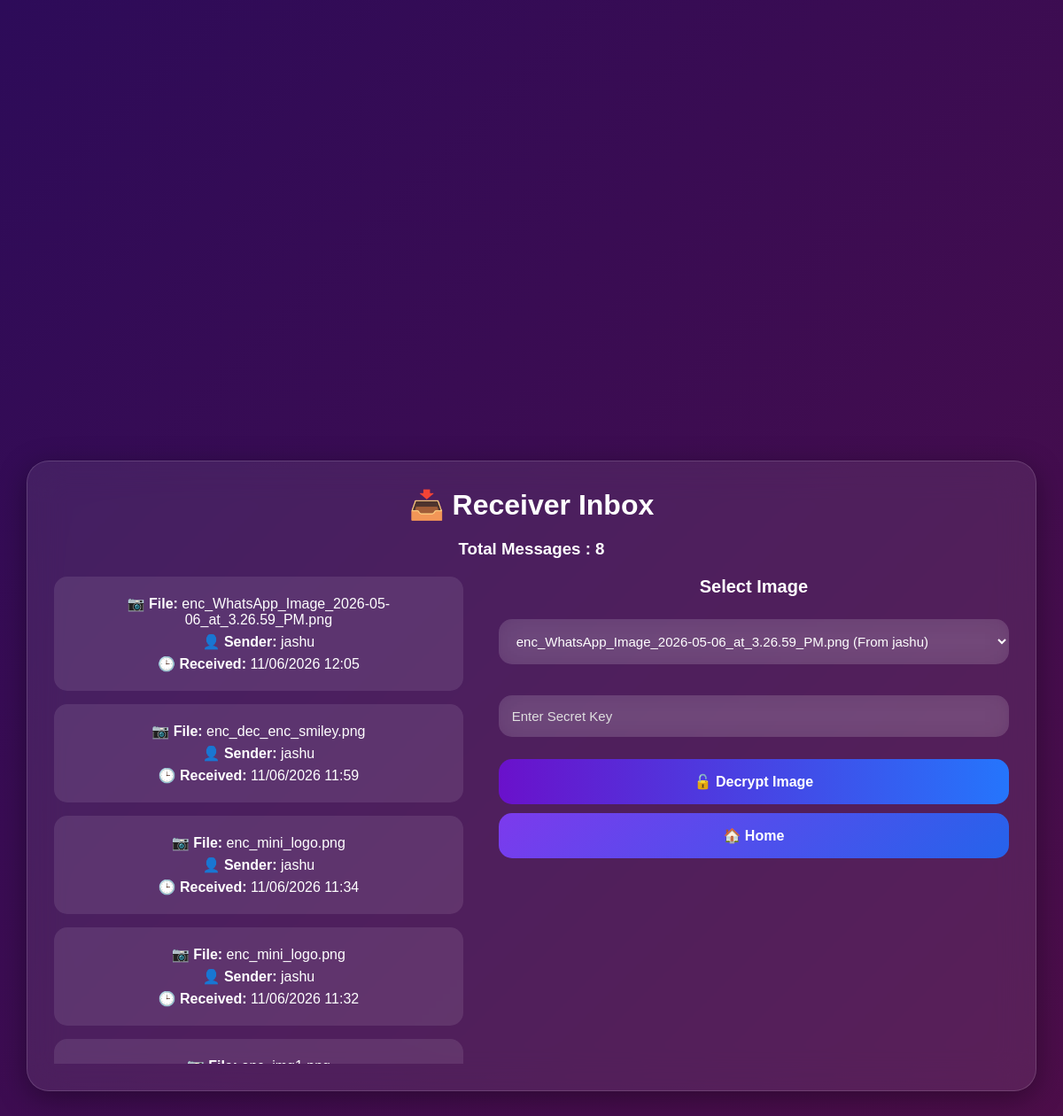
The page /receiver (signed in) on the database its author committed.
### tables this page shows
CREATE TABLE image_history(
            id INTEGER PRIMARY KEY AUTOINCREMENT,

            sender TEXT NOT NULL,

            receiver TEXT NOT NULL,

            encrypted_filename TEXT NOT NULL,

            original_filename TEXT NOT NULL,

            secret_key TEXT NOT NULL,

            sent_time TIMESTAMP DEFAULT CURRENT_TIMESTAMP
        );

### app.py (the view, shortened to what this page needs)
@app.route("/receiver", methods=["GET", "POST"])
def receiver():
    if "user" not in session:
        return redirect("/login")
    conn = sqlite3.connect("database.db")
    cur = conn.cursor()
    cur.execute(
        """
        SELECT
            encrypted_filename,
            sender,
            sent_time
        FROM image_history
        WHERE receiver=?
        ORDER BY id DESC
        """,
        (session["user"],)
    )
    images = cur.fetchall()
    print("\n===== RECEIVER DATA =====")
    print("Logged User:", session["user"])
    for img in images:
        print(img)
    print("=========================\n")
    conn.close()
    return render_template(
        "receiver.html",
        images=images
    )

### templates/receiver.html (shortened to what this page needs)
<!DOCTYPE html>
<html>
<head>
    <link rel="stylesheet"
          href="{{ url_for('static', filename='style.css') }}">
</head>
<body>
<div class="box receiver-box">
    <h1>📥 Receiver Inbox</h1>
    {% if images|length == 0 %}
        <p class="empty">
            No encrypted images received yet.
        </p>
    {% else %}
        <h3>Total Messages : {{ images|length }}</h3>
        <div class="receiver-layout">
            <div class="inbox-list">
                {% for image in images %}
                <div
                    class="image-card"
                    onclick="selectImage('{{ image[0] }}')"
                >
                    <p>
                        📷 <strong>File:</strong>
                        {{ image[0] }}
                    </p>
                    <p>
                        👤 <strong>Sender:</strong>
                        {{ image[1] }}
                    </p>
                    <p>
                        🕒 <strong>Received:</strong>
                        {{ image[2] }}
                    </p>
                </div>
                {% endfor %}
            </div>
            <div class="action-panel">
                <form method="POST">
                    <label><b>Select Image</b></label>
                    <select
                        name="image_name"
                        id="imageSelect"
                        required
                    >
                        {% for image in images %}
                            <option value="{{ image[0] }}">
                                {{ image[0] }}
                                (From {{ image[1] }})
                            </option>
                        {% endfor %}
                    </select>
                    <input
                        type="text"
                        name="secret_key"
                        placeholder="Enter Secret Key"
                        required
                    >
                    <button type="submit">
                        🔓 Decrypt Image
                    </button>
                    <div class="home-container">
                        <a href="/" class="home-btn">
                            🏠 Home
                        </a>
                    </div>
                </form>
            </div>
        </div>
    {% endif %}
</div>
</body>
</html>

### static/style.css (style rules this page uses)
* { margin:0; padding:0; box-sizing:border-box; font-family:'Poppins',sans-serif; }
body { min-height:100vh; display:flex; justify-content:center; align-items:center; background:linear-gradient( 135deg, #2d0b59, #5f0f40, #4361ee, #8d99ae ); background-size:400% 400%; animation:bgMove 10s ease infinite; }
.box { width:420px; background:rgba(255,255,255,0.12); backdrop-filter:blur(20px); border:1px solid rgba(255,255,255,0.2); border-radius:25px; padding:40px; box-shadow: 0 8px 32px rgba(0,0,0,0.35); text-align:center; color:white; }
h1 { margin-bottom:20px; font-size:32px; }
h3 { margin-bottom:20px; }
input, select { width:100%; padding:14px; margin-top:10px; border:none; outline:none; border-radius:10px; background:rgba(255,255,255,0.15); color:white; font-size:15px; }
input::placeholder { color:#e0e0e0; }
select { color:white; }
option { color:black; }
button { width:100%; padding:14px; margin-top:15px; border:none; border-radius:10px; background:linear-gradient( 90deg, #6a11cb, #2575fc ); color:white; font-size:16px; font-weight:bold; cursor:pointer; transition:0.3s; }
a { text-decoration:none; color:white; }
.image-card { padding:20px; border-radius:20px; background:rgba(255,255,255,0.08); margin-bottom:20px; }
.home-container { width:100%; display:flex; justify-content:center; margin-bottom:20px; }
.home-container { margin-bottom:20px; }
.home-btn { display:block; width:100%; padding:14px; border:none; border-radius:10px; background:linear-gradient( 90deg, #6a11cb, #2575fc ); color:white; font-size:16px; font-weight:bold; text-align:center; text-decoration:none; cursor:pointer; transition:0.3s; }
.home-btn { display:block; margin-top:15px; }
.receiver-layout { display:flex; gap:35px; margin-top:25px; align-items:flex-start; }
.inbox-list { max-height:500px; overflow-y:auto; padding-right:10px; }
.action-panel { width:55%; }
.action-panel form { display:flex; flex-direction:column; }
.action-panel label { color:white; margin-bottom:10px; font-size:20px; font-weight:600; }
.action-panel select, .action-panel input { padding:16px; margin-bottom:20px; background:rgba(255,255,255,0.12); backdrop-filter:blur(15px); border:none; border-radius:15px; color:white; }
.action-panel select option { color:black; }
.action-panel button, .home-btn { width:100%; padding:16px; margin-top:10px; border:none; border-radius:15px; text-decoration:none; display:flex; justify-content:center; align-items:center; font-weight:bold; }
.home-btn { background:linear-gradient( 135deg, #7c3aed, #2563eb ); color:white; }
.receiver-box { width:95%; max-width:1200px; margin:5px auto; padding:30px; background:rgba(255,255,255,0.08); backdrop-filter:blur(20px); -webkit-backdrop-filter:blur(20px); border:1px solid rgba(255,255,255,0.15); border-radius:25px; }
.receiver-layout { display:flex; gap:40px; align-items:flex-start; justify-content:space-between; }

### templates/receiver.html (style rules this page uses)
.receiver-layout { display:flex; gap:30px; align-items:flex-start; margin-top:20px; }
.inbox-list { width:45%; max-height:550px; overflow-y:auto; padding-right:10px; }
.action-panel { width:55%; }
.image-card { background:rgba(255,255,255,0.10); border-radius:15px; padding:15px; margin-bottom:15px; cursor:pointer; transition:0.3s; }
.image-card p { margin:6px 0; }
select { width:100%; padding:15px; margin:15px 0; border:none; border-radius:15px; }
.action-panel input { width:100%; padding:15px; margin:15px 0; border:none; border-radius:15px; }
.action-panel button { width:100%; }

### rows shown on the page
image_history: encrypted_filename "enc_WhatsApp_Image_2026-05-06_at_3.26.59_PM.png", sender "jashu", sent_time "11/06/2026 12:05"
image_history: encrypted_filename "enc_dec_enc_smiley.png", sender "jashu", sent_time "11/06/2026 11:59"
image_history: encrypted_filename "enc_mini_logo.png", sender "jashu", sent_time "11/06/2026 11:34"
image_history: encrypted_filename "enc_mini_logo.png", sender "jashu", sent_time "11/06/2026 11:32"

### other values the page prints
{{ images|length }} "8"
form field image_name "enc_WhatsApp_Image_2026-05-06_at_3.26.59_PM.png (From jashu)"
